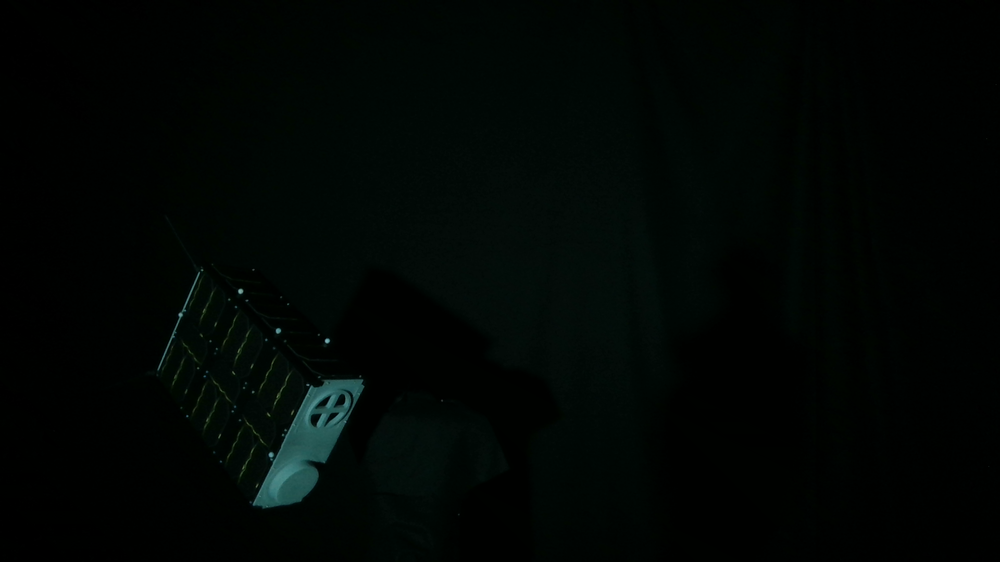
#> input picture Lab_2/data/1634123981851653814.png, 1000 x 562 px, shrunk from 1920 x 1080 before the run; its folder holds only this picture in this run
$ jupyter execute CVIA_Lab_02.ipynb
#> lines starting #> are read from the running program, lines starting #| are printed output that depends on the picture
# 2.1 Compute Relative Pose
**Author:** Elliott Wobler

The folder contains the sample image and coresponding pose information.

### 1. Read the `pose.json` file.
The pose information in the JSON file contains the position (x,y,z) and quaternion (qx, qy, qz, qw).

[cell 1]
import os
import json
import numpy as np
import pandas as pd
root_dir = "data/"

[cell 2]
# "cam_r" = Camera’s Position in the world reference frame
# "cam_q" = Camera’s Orientation in the world reference frame
# "sat_r" = Satellite’s Position in the world reference frame
# "sat_q" = Satellite’s Orientation in the world reference frame

[cell 3]
# read the json file
file_path = os.path.join(root_dir , "pose.json")
if os.path.exists(file_path):
    data = pd.read_json(file_path)
#> (reads Lab_2/data/pose.json from the repository)
else:
    print("File not available. Please check the file path.")
# read data from pandas for the corresponding index
image_id = data.loc[0,"image_id"]
cam_r = data.loc[0,"cam_r"]
cam_q = data.loc[0,"cam_q"]
sat_r = data.loc[0,"sat_r"]
sat_q = data.loc[0,"sat_q"]

### 2. Perform frame transformation and compute the relative pose of the satellite in the Camera’s reference Frame.
Use the Computed relative pose in the Report.

[cell 4]
# import utility for converting a quaternion to a rotation matrix
from scipy.spatial.transform import Rotation

[cell 5]
def build_transformation_matrix(rotation, translation):
    """ Create a Transformation Matrix from rotation/translation inputs. """
    # build shortcuts for bottom row of T
    zeros = np.zeros((1,3))
    one = np.ones(1)
    # convert the Rotation class to a matrix
    R = rotation.as_matrix()
    # reshape the translation data (could also use .T to transpose)
    t = np.array([translation]).reshape(3,1)
    # build the left side of the T matrix
    T_left = np.vstack((R,zeros))
    # build the right side of the T matrix
    T_right = np.vstack((t,one))
    # combine to create the Transformation matrix  (T)
    T = np.hstack((T_left,T_right))
    return T

def get_relative_rotation_and_translation(T_cam, T_sat):
    # compute the inverse homogenous Transformation matrix
    T_cam_inv = np.linalg.inv(T_cam)
    # get the relative satellite matrix in the camera's reference frame
    T_sat_relative = np.matmul(T_cam_inv, T_sat)
    print("T_sat_relative:\n{}\n".format(T_sat_relative))
    # unpack the relative rotation and translation
    rotation_rel = T_sat_relative[0:3,0:3]
    translation_rel = T_sat_relative[0:3,3:]
    return rotation_rel, translation_rel

# convert quaternions to rotation matrices
sat_rotation = Rotation.from_quat(sat_q)
cam_rotation = Rotation.from_quat(cam_q)
print("sat_rotation:\n{}\n".format(sat_rotation.as_matrix()))
print("cam_rotation:\n{}\n".format(cam_rotation.as_matrix()))
# build the Transformation matrices
T_sat = build_transformation_matrix(sat_rotation, sat_r)
T_cam = build_transformation_matrix(cam_rotation, cam_r)
# get the satellite rotation and translation relative to the camera's reference frame
rotation_rel, translation_rel = get_relative_rotation_and_translation(T_cam, T_sat)
print("rotation_rel:\n{}\n".format(rotation_rel))
print("translation_rel:\n{}\n".format(translation_rel))

# 2.2 Camera Projection

### 1. Read the camera.json for the intrinsic parameters necessary to construct the camera calibration matrix.

[cell 6]
# [8 lines of commented-out code are left out]

[cell 7]
class CameraClass:
    """Utility class for accessing camera parameters."""
    def __init__(self):
        # read the json file
        file_path = os.path.join(root_dir , "camera.json")
        if os.path.exists(file_path):
            camdata = pd.read_json(file_path)
#> (reads Lab_2/data/camera.json from the repository)
        else:
            print("File not available. Please check the file path.")
        # read data from pandas for the corresponding index
        img_width = camdata.loc[0,"Nu"]
        img_height = camdata.loc[0,"Nv"]
        # center points
        ccx = camdata.loc[0,"ccx"]
        ccy = camdata.loc[0,"ccy"]
        # pixel pitch
        ppx = camdata.loc[0,"ppx"]
        ppy = camdata.loc[0,"ppy"]
        # focal length (in meters)
        fx_m = camdata.loc[0,"fx"]
        fy_m = camdata.loc[0,"fy"]
        #################################
        #### F(mm) = F(pixels) * SensorWidth(mm) / ImageWidth (pixel)
        #### PixelPitch * HorizontalPixelCount = CameraSensorWidth
        # sensor_width = img_width * ppx
        # sensor_height = img_height * ppy
        #################################
        # calculate the focal length in pixels
        fx_pix = fx_m / ppx
        fy_pix = fy_m / ppy
        # build the camera's intrinsic matrix
        k = [
            [fx_pix, 0, ccx],
            [0, fy_pix, ccy],
            [0, 0, 1],
        ]
        # store matrix as self.K for easy access
        self.K = np.array(k)

[cell 8]
# initialize the Camera class and access the intrinsic matrix (K)
Camera = CameraClass()
print(Camera.K)

### 2. Project the pose information calculated from 2.1 on the given image and verify if the pose is correct.
#### For the report:
* plot an image overlaying the satellite’s coordinate axes in RGB on the given image
* print pose information the bottom right corner of the image.

[cell 9]
# import cv2 to read the image file and matplotlib for visualization
import cv2
from matplotlib import pyplot as plt
from matplotlib.offsetbox import AnchoredText

[cell 10]
# `project` and `visualize` code adapted from
# the Spark challenge visualization utility

def add_textbox(ax, q, r):
    """ Add textbox to the bottom right of the image. """
    # set the
    box_text = "Pose:\nr: {}\nq: {}".format(r, q)
    # build the text box
    text_box = AnchoredText(
        box_text,
        frameon=True,
        loc=4,
        pad=0.5,
    )
    plt.setp(text_box.patch, facecolor='white', alpha=0.7)
    ax.add_artist(text_box)

def project(q, r):
    """Project points to image frame to draw axes """
    # reference points in satellite frame for drawing axes
    p_axes = np.array([
        [0, 0, 0, 1],
        [1, 0, 0, 1],
        [0, 1, 0, 1],
        [0, 0, 1, 1]
    ])
    points_body = np.transpose(p_axes)
    # transformation to camera frame
    pose_mat = np.hstack((Rotation.from_quat(q).as_matrix(), np.expand_dims(r, 1)))
    p_cam = np.dot(pose_mat, points_body)
    # getting homogeneous coordinates
    points_camera_frame = p_cam / p_cam[2]
    # projection to image plane
    points_image_plane = Camera.K.dot(points_camera_frame)
    x, y = (points_image_plane[0], points_image_plane[1])
    return x, y

def visualize_pose(img, q, r):
    """ Visualize image, with ground truth pose axes projected to training image. """
    fig, ax = plt.subplots()
    ax.imshow(img)
    # perform the projection
    xa, ya = project(q, r)
    # scale of visualized axes
    scale = 500
    # set vector endpoints
    c = np.array([[xa[0]], [ya[0]]])
    p = np.array([[xa[1], xa[2], xa[3]], [ya[1], ya[2], ya[3]]])
    # print('center:', c)
    # set vector length
    v = p - c
    # apply scalar to vector length
    v = scale * v / np.linalg.norm(v)
    # draw the axis arrows with red, green, and blue colors
    ax.arrow(c[0, 0], c[1, 0], v[0, 0], v[1, 0], head_width=20, color="r")
    ax.arrow(c[0, 0], c[1, 0], v[0, 1], v[1, 1], head_width=20, color="g")
    ax.arrow(c[0, 0], c[1, 0], v[0, 2], v[1, 2], head_width=20, color="b")
    # add the text box with pose data in the bottom right
    add_textbox(ax, q, r)
    return

[cell 11]
# read the satellite image and convert to desired colorspace
img_path = os.path.join(root_dir , image_id)
im_read = cv2.imread(img_path)
#> im_read is the input picture: shape (562, 1000, 3); mean B, G, R 3.5, 5.7, 0.9
image = cv2.cvtColor(im_read, cv2.COLOR_BGR2RGB)

[cell 12]
# convert the new relative rotation and translation
# back to the original quaternion and position format
q_rel = Rotation.from_matrix(rotation_rel).as_quat()
r_rel = translation_rel.flatten()
print('r_rel:', r_rel)
print('q_rel:\n{}\n'.format(q_rel))
# visualize the image and pose axes
visualize_pose(image, q_rel, r_rel)
plt.show()
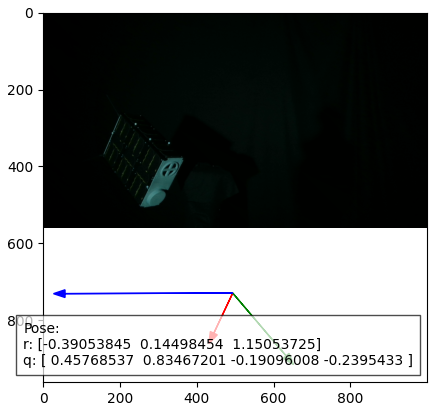
#> figure drawn by matplotlib, 1 panel

# 2.3 Project Keypoints

### 1. Read the `points3d.txt` files for the position of the keypoints in the satellite own reference frame.
The keypoint location are in the format (x,y,z).

[cell 13]
# read the text file
file_path = os.path.join(root_dir , "points3d.txt")
if os.path.exists(file_path):
    points_sat_ref = df = pd.read_csv(file_path, names=["x","y","z"])
#> (reads Lab_2/data/points3d.txt from the repository)
else:
    print("File not available. Please check the file path.")

# check the data
print(points_sat_ref.loc[0])
points_sat_ref

### 2. Find the position of the keypoints relative to the camera using the pose information calculated from 2.1.
#### Print the locations of the keypoints in the Camera’s Reference Frame.

[cell 14]
# pose information calculated from 2.1
Rt = np.hstack((rotation_rel,translation_rel))
# output array to store projected coordinates
projected_keypoints = []
# iterate through keypoint locations
# and project each one, storing in output array
# using the equation from Slide 33 of Lecture 7
num_points = points_sat_ref.shape[0]
for i in range(0, num_points):
    # get coordinate
    xyz = points_sat_ref.loc[i]
    # convert to column vector
    xyz = np.array([xyz]).T
    # add constant of 1 to bottom of column vector
    xyz1 = np.vstack((xyz,[1]))
    # multiply matrix terms
    term = np.matmul(Rt, xyz1)
    uvN = np.matmul(Camera.K, term)
    # find scalar value
    s = 1.0 / uvN[2]
    # scale vector to make third term = 1
    uv1 = s * uvN
    # append projected point to output array
    projected_keypoints.append(uv1)
###############################
projected_keypoints

### 3. Project the estimated 3D position of the keypoints onto image using the information and compute the 2D coordinates of the image keypoints.
#### Plot the image with identified keypoint locations.

[cell 15]
def visualize_keypoints(img, keypoints):
    """ Visualize image, with keypoints projected onto original image. """
    fig, ax = plt.subplots()
    ax.imshow(img)
    # draw the keypoints
    for k in keypoints:
        x = k[0]
        y = k[1]
        ax.plot([x], [y], marker='o', markersize=3, color="red")
    return

# visualize the image and keypoints
visualize_keypoints(image, projected_keypoints)
plt.show()
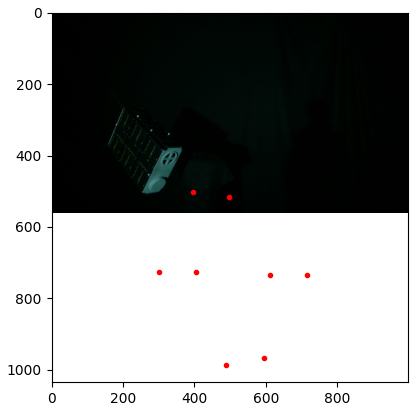
#> figure drawn by matplotlib, 1 panel
